Frame 1 (no input): blank canvas, image omitted
Frame 60 (no input): blank canvas, image omitted
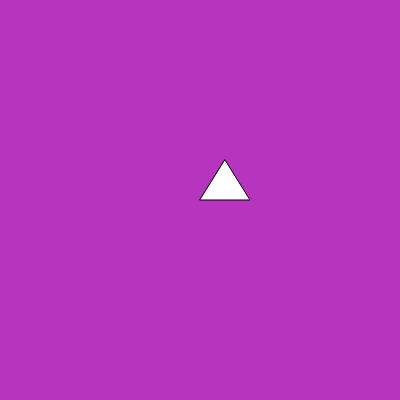
Frame 120 (the mouse pressed at the canvas centre since frame 60)

The p5.js sketch whose frames 1 and 60 were blank and that drew this single picture after the mouse press (run headless with seeded random() and noise() and a simulated clock; from frame 60 on, the mouse is pressed at the canvas centre):

// p5.js sketch
// ── sketch.js
let cR, cG, cB;

function setup() {
  createCanvas(400, 400);
  cR = random(255);
  cG = random(255);
  cB = random(255);
}

function draw() {
  background(cR, cG, cB);
  triangle(mouseX, mouseY, mouseX + 50, mouseY, mouseX + 25, mouseY - 40);
}
